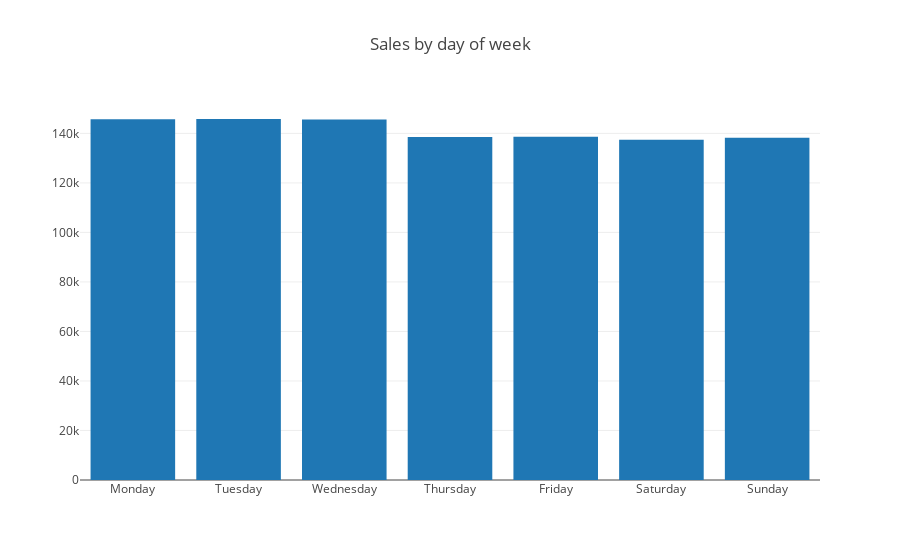

The notebook cell this image was saved under:
### Code cell
iplot({'data':[go.Bar(x = tx_by_dow['Day'], y = tx_by_dow['SalesID'])] , 'layout': {'title':'Sales by day of week',}} )

### Figure 1 — Plotly figure (JSON) as saved in the notebook; plotly's stock layout.template omitted (floating-point values rounded to 4 significant figures)
{"data": [{"type": "bar", "uid": "deb3115e-07ac-4832-9ce2-c090f52fb796", "x": ["Monday", "Tuesday", "Wednesday", "Thursday", "Friday", "Saturday", "Sunday"], "y": [145736, 145816, 145609, 138513, 138677, 137387, 138214]}], "layout": {"title": {"text": "Sales by day of week"}}}
